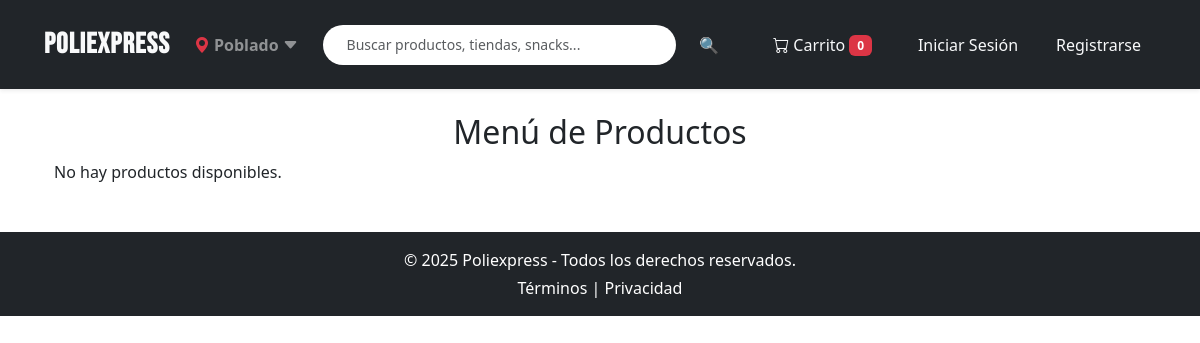
The app's page /pedidos/menu/, older data.
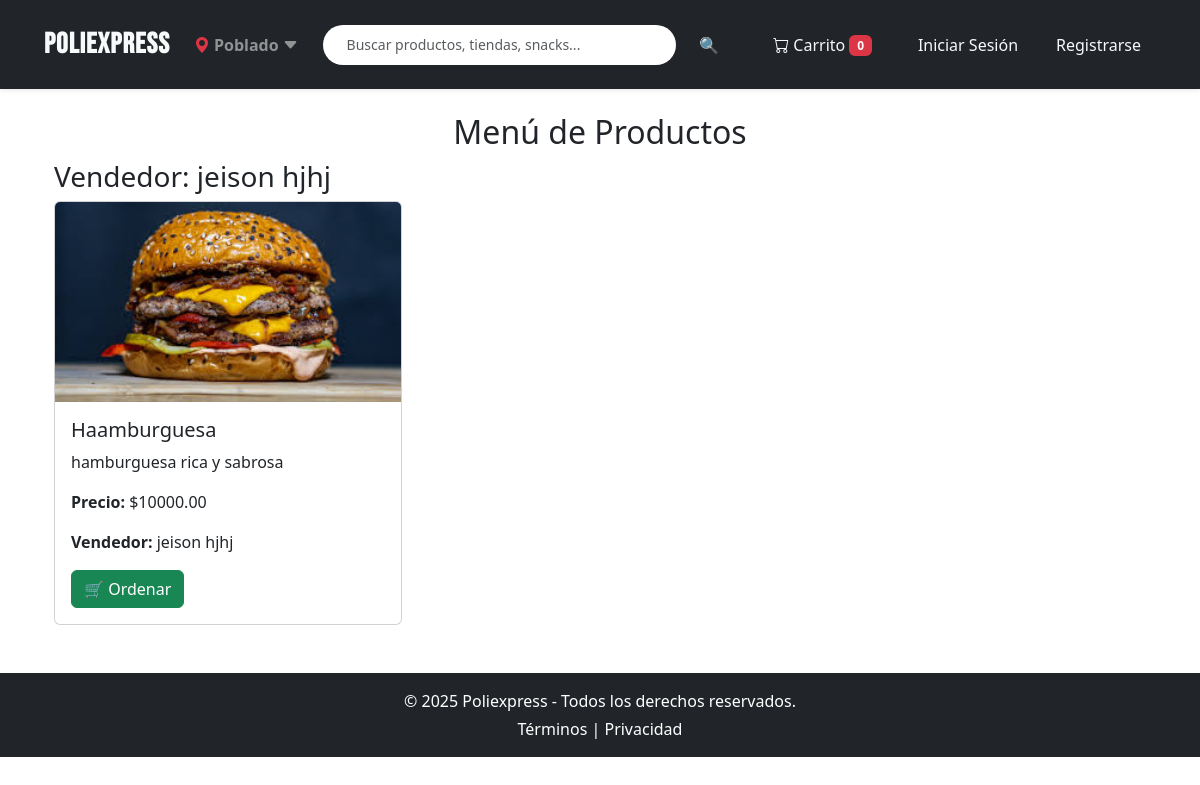
The same page, newer data.
### pedidos/models.py (models this page shows, shortened)
class Producto(models.Model):
    nombre = models.CharField(max_length=100)
    descripcion = models.TextField()
    precio = models.DecimalField(max_digits=10, decimal_places=2)
    disponible = models.BooleanField(default=True)
    vendedor = models.ForeignKey(User, on_delete=models.CASCADE)
    imagen = models.ImageField(upload_to='', null=True, blank=True)

### pedidos/views.py (the view)
# urls.py: path('menu/', views.menu, name='menu'),
def menu(request):
    productos = Producto.objects.filter(disponible=True).select_related('vendedor')
    productos_por_vendedor = defaultdict(list)
    for producto in productos:
        vendedor = producto.vendedor
        nombre_vendedor = f"{vendedor.first_name} {vendedor.last_name}".strip() or vendedor.username
        productos_por_vendedor[nombre_vendedor].append(producto)
    return render(request, 'pedidos/menu.html', {'productos_por_vendedor': dict(productos_por_vendedor)})

### pedidos/templates/pedidos/menu.html (shortened to what this page needs)
{% extends 'pedidos/base.html' %}
{% load static %}
{% block content %}
<div class="container mt-4">
    <h2 class="text-center">Menú de Productos</h2>
    {% if productos_por_vendedor %}
        {% for vendedor, productos in productos_por_vendedor.items %}
            <h3>Vendedor: {{ vendedor }}</h3>
            <div class="row">
                {% for producto in productos %}
                <div class="col-md-4">
                    <div class="card">
                        {% if producto.imagen %}
                        <img src="{{ producto.imagen.url }}" class="card-img-top" alt="{{ producto.nombre }}"
     style="height: 200px; object-fit: cover;">
                        {% endif %}
                        <div class="card-body">
                            <h5 class="card-title">{{ producto.nombre }}</h5>
                            <p class="card-text">{{ producto.descripcion }}</p>
                            <p><strong>Precio:</strong> ${{ producto.precio }}</p>
                            <p><strong>Vendedor:</strong> {{ vendedor }}</p>
                            <button class="ordenar-btn btn btn-success" data-id="{{ producto.id }}">
                                🛒 Ordenar
                            </button>
                        </div>
                    </div>
                </div>
                {% endfor %}
            </div>
        {% endfor %}
    {% else %}
        <p>No hay productos disponibles.</p>
    {% endif %}
</div>
{% endblock %}

### pedidos/templates/pedidos/base.html (shortened to what this page needs)
{% load static %}
<!DOCTYPE html>
<html lang="es">
<head>
    <link href="https://cdn.jsdelivr.net/npm/bootstrap@5.3.0/dist/css/bootstrap.min.css" rel="stylesheet">
    <link href="https://cdn.jsdelivr.net/npm/bootstrap-icons@1.10.5/font/bootstrap-icons.css" rel="stylesheet">
    <link rel="stylesheet" href="{% static 'pedidos/css/styles.css' %}">
</head>
<body>
<nav class="navbar navbar-expand-lg navbar-dark bg-dark shadow-sm sticky-top">
    <div class="container-fluid px-4 py-2">
        <a class="navbar-brand fw-bold me-4 text-light" href="{% url 'pedidos:index' %}">Poliexpress</a>
        <div class="d-none d-md-flex align-items-center me-4 text-white-50">
            <i class="bi bi-geo-alt-fill text-danger me-1"></i>
            <span class="fw-semibold">Poblado</span>
            <i class="bi bi-caret-down-fill ms-1"></i>
        </div>
        <div class="collapse navbar-collapse" id="navbarContent">
            <form class="d-flex flex-grow-1 me-4 mt-2 mt-lg-0" method="get" action="{% url 'pedidos:menu' %}">
                <input class="form-control form-control-sm rounded-pill px-4 me-2 border-0" type="search" name="q" placeholder="Buscar productos, tiendas, snacks..." aria-label="Buscar">
                <button class="btn btn-sm border-0 text-light" type="submit">🔍</button>
            </form>
            <div class="d-flex align-items-center flex-column flex-lg-row mt-3 mt-lg-0">
                <a class="btn btn-sm text-light border-0 me-lg-3 mb-2 mb-lg-0" href="{% url 'pedidos:carrito' %}">
                    <i class="bi bi-cart"></i>
                    <span class="d-lg-inline">Carrito</span>
                    <span id="contador-carrito" class="badge bg-danger">0</span>
                </a>
                {% if user.is_authenticated %}
                <div class="dropdown">
                    <a class="btn btn-sm text-light border-0 dropdown-toggle" href="#" id="userDropdown" role="button" data-bs-toggle="dropdown">
                        <i class="bi bi-person-circle me-1"></i> {{ user.username }}
                    </a>
                    <ul class="dropdown-menu dropdown-menu-end">
                        <li><a class="dropdown-item" href="{% url 'pedidos:perfil' %}">Mi Perfil</a></li>
                        {% if user.perfil.rol == "vendedor" %}
                        <li><a class="dropdown-item" href="/vendedor/pedidos/producto/">➕ Mis Productos</a></li>
                        {% endif %}
                        <li><a class="dropdown-item" href="{% url 'pedidos:logout' %}">Cerrar Sesión</a></li>
                    </ul>
                </div>
                {% else %}
                <a class="btn btn-sm text-light border-0 me-lg-2 mb-2 mb-lg-0" href="{% url 'pedidos:login' %}">Iniciar Sesión</a>
                <a class="btn btn-sm text-light border-0" href="{% url 'pedidos:registro' %}">Registrarse</a>
                {% endif %}
            </div>
        </div>
    </div>
</nav>
<main class="container mt-4">
    {% block content %}{% endblock %}
</main>
<footer class="bg-dark text-white text-center py-3 mt-5">
    <p class="mb-1">&copy; 2025 Poliexpress - Todos los derechos reservados.</p>
    <p class="mb-0">
        <a href="/terminos" class="text-white text-decoration-none">Términos</a> |
        <a href="/privacidad" class="text-white text-decoration-none">Privacidad</a>
    </p>
</footer>
</body>
</html>

### pedidos/static/pedidos/css/styles.css (style rules this page uses)
.navbar { background: #333; padding: 10px 20px; display: flex; align-items: center; justify-content: space-between; }
.navbar .navbar-brand { font-size: 1.8rem; font-weight: bold; color: white; text-decoration: none; transition: color 0.3s ease-in-out; font-family: 'Bebas Neue', sans-serif; letter-spacing: 1px; }
.navbar .btn { background: transparent; color: white; padding: 8px 15px; font-size: 1rem; transition: all 0.3s ease-in-out; text-decoration: none; border: none; box-shadow: none; }
.navbar input.form-control.border-0 { box-shadow: none; border: none; }

Row changes from the older to the newer data that the page shows:
added Producto: vendedor "jeison hjhj", imagen (picture), nombre "Haamburguesa", descripcion "hamburguesa rica y sabrosa", precio "10000.00"
Text that changed along with them:
text no longer shown: "No hay productos disponibles."
